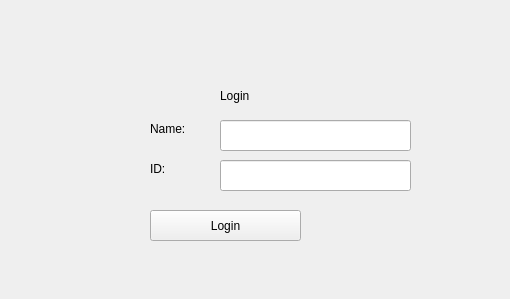
<?xml version="1.0" encoding="UTF-8"?>
<ui version="4.0">
 <class>chatting_room_client</class>
 <widget class="QWidget" name="chatting_room_client">
  <property name="geometry">
   <rect>
    <x>0</x>
    <y>0</y>
    <width>510</width>
    <height>299</height>
   </rect>
  </property>
  <property name="windowTitle">
   <string>chatting_room_client</string>
  </property>
  <widget class="QLabel" name="loginLabel">
   <property name="geometry">
    <rect>
     <x>220</x>
     <y>70</y>
     <width>81</width>
     <height>51</height>
    </rect>
   </property>
   <property name="text">
    <string>Login</string>
   </property>
  </widget>
  <widget class="QLineEdit" name="loginName">
   <property name="geometry">
    <rect>
     <x>220</x>
     <y>120</y>
     <width>191</width>
     <height>31</height>
    </rect>
   </property>
  </widget>
  <widget class="QLabel" name="loginLabel_name">
   <property name="geometry">
    <rect>
     <x>150</x>
     <y>120</y>
     <width>67</width>
     <height>17</height>
    </rect>
   </property>
   <property name="text">
    <string>Name:</string>
   </property>
  </widget>
  <widget class="QPushButton" name="loginButton">
   <property name="geometry">
    <rect>
     <x>150</x>
     <y>210</y>
     <width>151</width>
     <height>31</height>
    </rect>
   </property>
   <property name="text">
    <string>Login</string>
   </property>
   <property name="shortcut">
    <string>Return</string>
   </property>
  </widget>
  <widget class="QLabel" name="loginLabel_Id">
   <property name="geometry">
    <rect>
     <x>150</x>
     <y>160</y>
     <width>67</width>
     <height>17</height>
    </rect>
   </property>
   <property name="text">
    <string>ID:</string>
   </property>
  </widget>
  <widget class="QLineEdit" name="login_Id">
   <property name="geometry">
    <rect>
     <x>220</x>
     <y>160</y>
     <width>191</width>
     <height>31</height>
    </rect>
   </property>
  </widget>
 </widget>
 <resources/>
 <connections/>
</ui>
